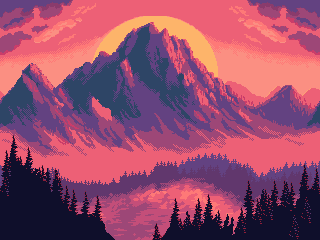

Below is a game level as drawn by its tile map, then a one-line description and the .tmx that defines it (tile-layer data replaced by summaries):
An orthogonal 320x240 tile map with 1x1 px tiles, 1 tile layer (tiles).

<map version="1.10" tiledversion="1.11.0" orientation="orthogonal" renderorder="right-up" width="320" height="240" tilewidth="1" tileheight="1" infinite="0" nextlayerid="2" nextobjectid="1">
 <tileset firstgid="1" source="background.tsx" />
 <layer id="1" name="tiles" width="320" height="240">
  <data>[76800 cells, 76800 non-empty, 76800 distinct tile ids]</data>
 </layer>
</map>
